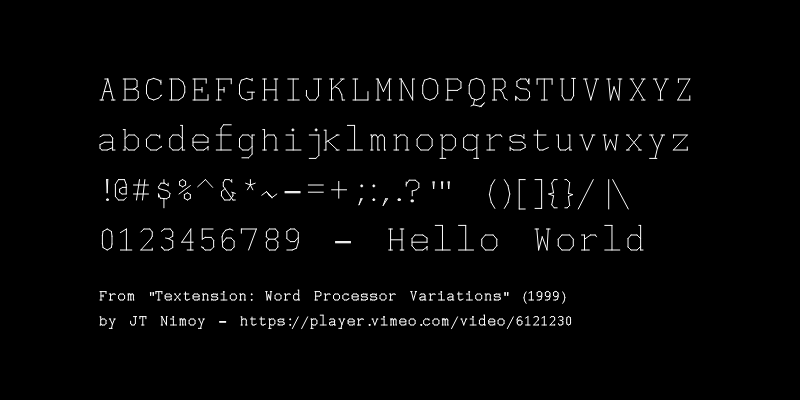
Frame 1 (no input)
Frame 60 (no input): identical to frame 1, image omitted
Frame 120 (the mouse pressed at the canvas centre since frame 60): identical to frame 1, image omitted

The p5.js sketch that drew this single still picture (run headless with seeded random() and noise() and a simulated clock; from frame 60 on, the mouse is pressed at the canvas centre):

// p5.js sketch
// ── sketch.js
// This is a p5.js recovery of the handcoded monoline font from
// "Textension: Word Processor Variations", a Windows 95/98/XP program
// developed by JT Nimoy in 1999 at the Aesthetics & Computation Group
// of the MIT Media Laboratory. A screen recording of Textension 
// can be found at https://player.vimeo.com/video/6121230.
// Additional documentation may be found at: 
// https://jtnimoy.cc/item.php%3Fhandle=14882287-textension-word-processor-variations.html
//
// Nimoy wrote: 
// "Textension was a collection of 10 interactive experiments in making 
// creative variations of word processing applications. It was my response 
// as an artist to the way programmers always use the typewriter metaphor 
// when they are creating a typesetting application. Textension combines 
// the metaphor of the typewriter with that of other things in the 
// physical world, such as the act of blowing soap bubbles."
//
// Textension font data was extracted by Kyle McDonald by decompiling the
// Textension.exe at https://acid-play.com/download/textension with Hex-Rays.
// p5.js display program by Golan Levin, May 2025.


const DEFAULT_SCALE = 30;
let textensionDataInt8 = [];
let glyphData = {};


function setup() {
  createCanvas(800, 400);
  loadTextensionData();
}


function draw() {
  background("black");
  stroke("white");
  drawString("ABCDEFGHIJKLMNOPQRSTUVWXYZ", 100, 100, 30, 1);
  drawString("abcdefghijklmnopqrstuvwxyz", 100, 150, 30, 1);
  drawString("!@#$%^&*~-=+;:,.?'\" ()[]{}/|\\", 100, 200, 30, 1);
  drawString("0123456789 - Hello World", 100, 250, 30, 1);
  
  drawString(
    'From "Textension: Word Processor Variations" (1999)',
    100, 300, 12, 1);
  drawString(
    "by JT Nimoy - https://player.vimeo.com/video/6121230",
    100, 325, 12, 1);
}


function drawGlyph(whichGlyph, x, y, glyphScale = 20, lineTh = 1) {
  if (!glyphData[whichGlyph]) {
    console.warn("Symbol not found:", whichGlyph);
    return;
  }
  let glyphObj = glyphData[whichGlyph];
  let paths = glyphObj.paths;

  push();
  translate(x, y);
  scale(glyphScale, glyphScale);
  strokeWeight(lineTh / glyphScale);
  noFill();
  for (let path of paths) {
    beginShape();
    for (let pt of path) {
      vertex(pt[0], pt[1]);
    }
    endShape();
  }
  pop();
}


function drawString(txt, startX, startY, sc = DEFAULT_SCALE, th = 1) {
  let x = startX;
  let y = startY;

  for (let c of txt) {
    if (!glyphData[c]) {
      x += sc;
      continue;
    }

    let glyphObj = glyphData[c];
    drawGlyph(c, x, y, sc, th);

    let glyphWidth = glyphObj.w !== undefined ? glyphObj.w : 1;
    x += glyphWidth * 1.55 * sc;
  }
}


function loadTextensionData() {
  for (let j = 0; j < decompiledTextensionData.length; j++) {
    let aChar = decompiledTextensionData[j];
    let code = aChar.charCodeAt(0);
    let int8 = code > 127 ? code - 256 : code;
    textensionDataInt8[j] = int8;
  }

  let i = 0;
  while (i < textensionDataInt8.length) {
    let j = i;
    let aChar = decompiledTextensionData[j];
    let code = aChar.charCodeAt(0);
    let coords = [];
    while (code != 13 && j < textensionDataInt8.length) {
      code = decompiledTextensionData[j].charCodeAt(0);
      if (j > i && code != 13) {
        coords.push(textensionDataInt8[j]);
      }
      j++;
    }
    if (coords.length % 4 === 0) {
      let raw = [];
      for (let k = 0; k + 3 < coords.length; k += 4) {
        let x1 = coords[k];
        let y1 = coords[k + 1];
        let x2 = coords[k + 2];
        let y2 = coords[k + 3];
        raw.push([x1, y1, x2, y2]);
      }
      glyphData[aChar] = { raw: raw };
    }
    i = j;
  }

  for (let whichGlyph in glyphData) {
    let glyphObj = glyphData[whichGlyph];
    let paths = parseRawGlyph(glyphObj);
    glyphObj.paths = paths;
  }
}


function parseRawGlyph(glyphObj) {
  let paths = [];
  for (let seg of glyphObj.raw) {
    let [x1, y1, x2, y2] = seg;
    let p1 = [x1 * 0.01, -y1 * 0.01];
    let p2 = [x2 * 0.01, -y2 * 0.01];
    paths.push([p1, p2]);
  }
  let xmax = Math.max(...paths.flat().map((p) => p[0]));
  glyphObj.w = xmax;
  return paths;
}


// Data extracted by Kyle McDonald from the decompilation of
// Textension at https://acid-play.com/download/textension
let decompiledTextensionData = [
  '"',
  "2",
  "\x12",
  "D",
  "\r",
  "1",
  ",",
  "\0",
  "\x06",
  "\0",
  "\x1A",
  "F",
  "\x1A",
  "\0",
  "\x06",
  ":",
  "\x1A",
  "F",
  "\r",
  "2",
  "\x10",
  "F",
  "\x06",
  "<",
  "$",
  "F",
  "\x10",
  "F",
  ",",
  "<",
  "$",
  "F",
  ",",
  ".",
  ",",
  "<",
  "(",
  "&",
  ",",
  ".",
  "\x06",
  "\0",
  "(",
  "&",
  ",",
  "\0",
  "\x06",
  "\0",
  ",",
  "\x06",
  ",",
  "\0",
  "\r",
  "3",
  "\x10",
  "F",
  "\x06",
  ">",
  "$",
  "F",
  "\x10",
  "F",
  ",",
  "<",
  "$",
  "F",
  ",",
  ".",
  ",",
  "<",
  " ",
  "&",
  ",",
  ".",
  "\x1E",
  "&",
  "\x14",
  "(",
  ",",
  "\x1E",
  "\x1E",
  "&",
  ",",
  "\b",
  ",",
  "\x1E",
  "\x1E",
  "\0",
  ",",
  "\b",
  "\x10",
  "\0",
  "\x1E",
  "\0",
  "\x06",
  "\n",
  "\x10",
  "\0",
  "\x06",
  "\n",
  "\f",
  "\x06",
  "\r",
  "4",
  "$",
  "F",
  "\x06",
  "\x1A",
  "$",
  "\0",
  "$",
  "F",
  "\x18",
  "\0",
  ",",
  "\0",
  ",",
  "\x1A",
  "\x06",
  "\x1A",
  "\r",
  "5",
  "\x06",
  "F",
  "*",
  "F",
  "\x06",
  "$",
  "\x06",
  "F",
  "\x10",
  "*",
  "\x06",
  "$",
  "$",
  "*",
  "\x10",
  "*",
  ",",
  " ",
  "$",
  "*",
  ",",
  "\n",
  ",",
  " ",
  '"',
  "\0",
  ",",
  "\n",
  "\x10",
  "\0",
  '"',
  "\0",
  "\x04",
  "\n",
  "\x10",
  "\0",
  "\x04",
  "\n",
  "\n",
  "\b",
  "\r",
  "6",
  "\x12",
  "(",
  "\x06",
  "\x18",
  '"',
  "(",
  "\x12",
  "(",
  ",",
  "\x1E",
  '"',
  "(",
  ",",
  "\n",
  ",",
  "\x1E",
  '"',
  "\0",
  ",",
  "\n",
  "\x12",
  "\0",
  '"',
  "\0",
  "\x06",
  "\n",
  "\x12",
  "\0",
  "\x04",
  ",",
  "\x06",
  "\n",
  "\b",
  "8",
  "\x04",
  ",",
  "\x10",
  "B",
  "\b",
  "8",
  "\x1E",
  "F",
  "\x10",
  "B",
  "(",
  "B",
  "\x1E",
  "F",
  "\r",
  "7",
  "\0",
  "F",
  "\0",
  "8",
  "2",
  "F",
  "\0",
  "F",
  "\x18",
  "\0",
  "2",
  "F",
  "\r",
  "8",
  "$",
  "\0",
  "\x10",
  "\0",
  ",",
  "\n",
  "$",
  "\0",
  ",",
  "\x1A",
  ",",
  "\n",
  '"',
  "$",
  ",",
  "\x1A",
  "\x0E",
  "$",
  '"',
  "$",
  "\x06",
  "\x1A",
  "\x0E",
  "$",
  "\x06",
  "\n",
  "\x06",
  "\x1A",
  "\x06",
  "\n",
  "\x10",
  "\0",
  "\x06",
  ",",
  "\x0E",
  "$",
  "\x06",
  "<",
  "\x06",
  ",",
  "\x10",
  "F",
  "\x06",
  "<",
  "$",
  "F",
  "\x10",
  "F",
  ",",
  "<",
  "$",
  "F",
  ",",
  ",",
  ",",
  "<",
  ",",
  ",",
  '"',
  "$",
  "\r",
  "9",
  "\x18",
  "\0",
  "\x06",
  "\0",
  "&",
  "\x06",
  "\x18",
  "\0",
  ",",
  "\x1A",
  "&",
  "\x06",
  ",",
  ":",
  ",",
  "\x1A",
  " ",
  "F",
  ",",
  ":",
  "\x12",
  "F",
  " ",
  "F",
  " ",
  "\x1C",
  ",",
  "*",
  "\x12",
  "\x1C",
  " ",
  "\x1C",
  "\x06",
  "&",
  "\x12",
  "\x1C",
  "\x06",
  ">",
  "\x06",
  "&",
  "\x06",
  ">",
  "\x12",
  "F",
  "\r",
  "0",
  "\n",
  ">",
  "\x18",
  "F",
  "\b",
  "0",
  "\n",
  ">",
  "\b",
  "\x16",
  "\b",
  "0",
  "\n",
  "\b",
  "\b",
  "\x16",
  "\x18",
  "\0",
  "\n",
  "\b",
  "&",
  "\b",
  "\x18",
  "\0",
  "(",
  "\x14",
  "&",
  "\b",
  "(",
  ".",
  "(",
  "\x14",
  "&",
  ">",
  "(",
  ".",
  "\x18",
  "F",
  "&",
  ">",
  "\r",
  "-",
  "\0",
  "\x1A",
  "2",
  "\x1A",
  "\0",
  "\x1C",
  "2",
  "\x1C",
  "\0",
  "\x18",
  "2",
  "\x18",
  "\r",
  "=",
  "2",
  "2",
  "\0",
  "2",
  "\0",
  "\x1A",
  "2",
  "\x1A",
  "\r",
  "~",
  "2",
  "\x14",
  '"',
  "\b",
  "\0",
  "\x10",
  "\x10",
  "\x1C",
  "\x10",
  "\x1C",
  "\x18",
  "\x10",
  '"',
  "\b",
  "\x18",
  "\x10",
  '"',
  "\b",
  "\x1A",
  "\x12",
  "\x1A",
  "\x12",
  "\x10",
  "\x1C",
  "\r",
  "!",
  "\x18",
  "\x18",
  "\x16",
  "D",
  "\x16",
  "D",
  "\x1A",
  "D",
  "\x1A",
  "D",
  "\x18",
  "\x18",
  "\x18",
  "\xFE",
  "\x18",
  "\x04",
  "\x1A",
  "\xFE",
  "\x1A",
  "\x04",
  "\x16",
  "\0",
  "\x16",
  "\x02",
  "\x1C",
  "\0",
  "\x1C",
  "\x02",
  "\r",
  "@",
  "$",
  "\0",
  ",",
  "\b",
  "\x12",
  "\0",
  "$",
  "\0",
  "\b",
  "\f",
  "\x12",
  "\0",
  "\b",
  "4",
  "\b",
  "\f",
  "\x12",
  "D",
  "\b",
  "4",
  "&",
  "D",
  "\x12",
  "D",
  ",",
  "4",
  "&",
  "D",
  ",",
  "\x14",
  ",",
  "4",
  "\x1E",
  "\x14",
  ",",
  "\x14",
  "\x16",
  "\x1A",
  "\x1E",
  "\x14",
  "\x16",
  "$",
  "\x16",
  "\x1A",
  " ",
  "*",
  "\x16",
  "$",
  ",",
  "*",
  " ",
  "*",
  "\r",
  "#",
  "\0",
  "2",
  "2",
  "2",
  "\0",
  "\x14",
  "2",
  "\x14",
  "\x14",
  "D",
  "\n",
  "\0",
  "\x1E",
  "\0",
  "&",
  "D",
  "\r",
  "$",
  "&",
  "0",
  "&",
  "8",
  "\x1A",
  "8",
  "&",
  "0",
  "\x0E",
  "8",
  "\x1A",
  "8",
  "\x06",
  ",",
  "\x0E",
  "8",
  "\b",
  "&",
  "\x06",
  ",",
  "$",
  "\x1E",
  "\b",
  "&",
  ",",
  "\x16",
  "$",
  "\x1E",
  "*",
  "\n",
  ",",
  "\x16",
  " ",
  "\x04",
  "*",
  "\n",
  "\f",
  "\x06",
  " ",
  "\x04",
  "\x06",
  "\x14",
  "\f",
  "\x06",
  "\x06",
  "\x14",
  "\x06",
  "\n",
  "\x18",
  "\xE6",
  "\x18",
  "\x04",
  "\x18",
  "D",
  "\x18",
  "8",
  "\r",
  "%",
  "\x06",
  "\x14",
  ",",
  "0",
  "\x12",
  "D",
  "\b",
  ">",
  "\b",
  ">",
  "\b",
  "2",
  "\b",
  "2",
  "\x12",
  ",",
  "\x12",
  ",",
  "\x1C",
  "2",
  "\x1C",
  "2",
  "\x1C",
  ">",
  "\x1C",
  ">",
  "\x12",
  "D",
  '"',
  "\x18",
  "\x18",
  "\x12",
  "\x18",
  "\x12",
  "\x18",
  "\x06",
  "\x18",
  "\x06",
  '"',
  "\0",
  '"',
  "\0",
  ",",
  "\x06",
  ",",
  "\x06",
  ",",
  "\x12",
  '"',
  "\x18",
  ",",
  "\x12",
  "\r",
  "^",
  "\0",
  ",",
  "\x1A",
  "D",
  "\x1A",
  "D",
  "2",
  "*",
  "\r",
  "&",
  "0",
  "\0",
  "(",
  "\0",
  "(",
  "\0",
  "\b",
  ".",
  "\b",
  ".",
  "\b",
  ":",
  "\b",
  ":",
  "\x0E",
  "D",
  "\x0E",
  "D",
  "\x1C",
  "D",
  "\x1C",
  "D",
  "$",
  "<",
  "$",
  "D",
  "$",
  "<",
  "\x0E",
  "&",
  "\x02",
  "\x1C",
  "\x02",
  "\x1C",
  "\x02",
  "\x0E",
  "\x02",
  "\x0E",
  "\f",
  "\0",
  "\f",
  "\0",
  "\x1E",
  "\0",
  "\x1E",
  "\0",
  "(",
  "\x0E",
  "(",
  "\x0E",
  "(",
  "\x18",
  "0",
  "\x16",
  "$",
  "\x1A",
  "\r",
  "*",
  "\x18",
  "D",
  "\x18",
  "2",
  "\x18",
  "2",
  "\x0E",
  '"',
  "\x18",
  "2",
  " ",
  '"',
  "\b",
  "8",
  "\x18",
  "2",
  "(",
  "8",
  "\x18",
  "2",
  "\r",
  "(",
  "\x14",
  "0",
  "\x0E",
  "\x12",
  "\x0E",
  "\x12",
  "\x14",
  "\xF8",
  "\x14",
  "\xF8",
  " ",
  "\xE4",
  "\x14",
  "0",
  " ",
  "D",
  "\r",
  ")",
  "\x0E",
  "D",
  "\x1A",
  "0",
  "\x1A",
  "0",
  " ",
  "\x14",
  " ",
  "\x14",
  "\x1A",
  "\xF8",
  "\x1A",
  "\xF8",
  "\x0E",
  "\xE4",
  "\r",
  "_",
  "\0",
  "\xE2",
  "2",
  "\xE2",
  "\r",
  "+",
  "\0",
  '"',
  "2",
  '"',
  "\x18",
  ">",
  "\x18",
  "\x06",
  "\r",
  "q",
  "2",
  "2",
  ",",
  "2",
  ",",
  "2",
  ",",
  "\xE4",
  "2",
  "\xE4",
  '"',
  "\xE4",
  ",",
  "\b",
  "\x1E",
  "\0",
  "\x1E",
  "\0",
  "\f",
  "\0",
  "\f",
  "\0",
  "\0",
  "\b",
  "\0",
  "\b",
  "\0",
  "(",
  "\0",
  "(",
  "\f",
  "2",
  "\f",
  "2",
  "\x1E",
  "2",
  "\x1E",
  "2",
  ",",
  "(",
  "\r",
  "w",
  "\0",
  "2",
  "\n",
  "2",
  "2",
  "2",
  "(",
  "2",
  "\x04",
  "2",
  "\n",
  "\0",
  "\n",
  "\0",
  "\x18",
  '"',
  "\x18",
  '"',
  "(",
  "\0",
  "(",
  "\0",
  ".",
  "2",
  "\r",
  "e",
  "\0",
  "\x1A",
  "2",
  "\x1A",
  "2",
  "\x1A",
  "2",
  "(",
  "2",
  "(",
  "$",
  "2",
  "$",
  "2",
  "\n",
  "2",
  "\n",
  "2",
  "\0",
  "&",
  "\0",
  "&",
  "\0",
  "\x0E",
  "\0",
  "\x0E",
  "\f",
  "\0",
  "\f",
  "\0",
  "$",
  "\0",
  "$",
  "\0",
  "2",
  "\n",
  "2",
  "\0",
  "2",
  "\f",
  "\r",
  "r",
  "\0",
  "2",
  "\n",
  "2",
  "\n",
  "2",
  "\n",
  "\0",
  "\n",
  "$",
  "\x1E",
  "2",
  "\x1E",
  "2",
  ".",
  "2",
  ".",
  "2",
  "2",
  ",",
  "\0",
  "\0",
  "\x1A",
  "\0",
  "\r",
  "t",
  " ",
  "\0",
  "2",
  "\b",
  "\x14",
  "\0",
  " ",
  "\0",
  "\x0E",
  "\b",
  "\x14",
  "\0",
  "\x0E",
  "B",
  "\x0E",
  "\b",
  "*",
  "2",
  "\x02",
  "2",
  "\r",
  "y",
  "\0",
  "2",
  "\f",
  "2",
  "2",
  "2",
  "&",
  "2",
  "\x06",
  "2",
  "\x1A",
  "\x06",
  ",",
  "2",
  "\x1A",
  "\x06",
  "\x1A",
  "\x06",
  "\x12",
  "\xE4",
  "\x18",
  "\xE4",
  "\0",
  "\xE4",
  "\r",
  "u",
  "\0",
  "2",
  "\x06",
  "2",
  "\x06",
  "2",
  "\x06",
  "\n",
  "\x06",
  "\n",
  "\f",
  "\0",
  "\f",
  "\0",
  "\x1E",
  "\0",
  "\x1E",
  "\0",
  ",",
  "\n",
  ",",
  "2",
  ",",
  "\0",
  ",",
  "\0",
  "2",
  "\0",
  ",",
  "2",
  "&",
  "2",
  "\r",
  "i",
  "\x18",
  "\0",
  "\x18",
  "2",
  "\x18",
  "2",
  "\0",
  "2",
  "\x16",
  "F",
  "\x16",
  "@",
  "\x18",
  "F",
  "\x18",
  "@",
  "\x1A",
  "B",
  "\x1A",
  "D",
  "\x14",
  "B",
  "\x14",
  "D",
  "2",
  "\0",
  "\0",
  "\0",
  "\r",
  "o",
  "\0",
  "\x0E",
  "\f",
  "\0",
  "\f",
  "\0",
  "&",
  "\0",
  "&",
  "\0",
  "2",
  "\x0E",
  "2",
  "\x0E",
  "2",
  "$",
  "2",
  "$",
  "&",
  "2",
  "&",
  "2",
  "\f",
  "2",
  "\f",
  "2",
  "\0",
  "$",
  "\0",
  "$",
  "\0",
  "\x0E",
  "\r",
  "p",
  "\0",
  "2",
  "\x06",
  "2",
  "\x06",
  "2",
  "\x06",
  "\xE4",
  "\x06",
  "&",
  "\x12",
  "2",
  "\x12",
  "2",
  "&",
  "2",
  "&",
  "2",
  "2",
  "&",
  "2",
  "&",
  "2",
  "\x0E",
  "2",
  "\x0E",
  "&",
  "\0",
  "&",
  "\0",
  "\x12",
  "\0",
  "\x12",
  "\0",
  "\x06",
  "\b",
  "\xFF",
  "\xE4",
  "\x12",
  "\xE4",
  "\r",
  "[",
  '"',
  "D",
  "\x0E",
  "D",
  "\x0E",
  "D",
  "\x0E",
  "\xE2",
  "\x0E",
  "\xE2",
  '"',
  "\xE2",
  "\r",
  "]",
  "\x0E",
  "D",
  "$",
  "D",
  "$",
  "D",
  "$",
  "\xE4",
  "$",
  "\xE4",
  "\x0E",
  "\xE4",
  "\r",
  "\\",
  "4",
  "\xE2",
  "\0",
  "D",
  "\r",
  "Q",
  "\x06",
  "B",
  "\x18",
  "H",
  "\0",
  "0",
  "\x06",
  "B",
  "\0",
  "\x16",
  "\0",
  "0",
  "\b",
  "\x06",
  "\0",
  "\x16",
  "\x18",
  "\0",
  "\b",
  "\x06",
  "(",
  "\x06",
  "\x18",
  "\0",
  "2",
  "\x16",
  "(",
  "\x06",
  "2",
  "0",
  "2",
  "\x16",
  "*",
  "B",
  "2",
  "0",
  "*",
  "B",
  "\x18",
  "H",
  "\x12",
  "\x02",
  "\x0E",
  "\xF0",
  "\x06",
  "\xEC",
  "\x0E",
  "\xF0",
  "\x0E",
  "\xF0",
  "(",
  "\xEA",
  "(",
  "\xEA",
  "2",
  "\xF6",
  "$",
  "\xEA",
  "2",
  "\xF6",
  "\r",
  "W",
  "\0",
  "F",
  "\f",
  "F",
  "2",
  "F",
  "&",
  "F",
  "\x06",
  "F",
  "\f",
  "\0",
  "\f",
  "\0",
  "\x18",
  ",",
  "\x18",
  ",",
  "(",
  "\0",
  "(",
  "\0",
  ",",
  "F",
  "\r",
  "E",
  "\x06",
  "\0",
  "\x06",
  "F",
  ",",
  "F",
  "\0",
  "F",
  ",",
  "8",
  ",",
  "F",
  "2",
  "\0",
  "\0",
  "\0",
  "2",
  "\x12",
  "2",
  "\0",
  "\x1E",
  '"',
  "\x06",
  '"',
  "\x1E",
  "\x1A",
  "\x1E",
  "*",
  "\r",
  "R",
  "\0",
  "F",
  '"',
  "F",
  '"',
  "F",
  "*",
  "<",
  "*",
  "<",
  "*",
  ",",
  "*",
  ",",
  "\x1E",
  '"',
  "\x1E",
  '"',
  "\x06",
  '"',
  "\x06",
  "F",
  "\x06",
  "\0",
  "\0",
  "\0",
  "\x0E",
  "\0",
  '"',
  "\x18",
  "(",
  "\x06",
  "(",
  "\x06",
  "2",
  "\0",
  '"',
  "\x18",
  "\x18",
  '"',
  "\r",
  "T",
  "\0",
  "F",
  "\0",
  "4",
  "2",
  "F",
  "\0",
  "F",
  "2",
  "4",
  "2",
  "F",
  "\x18",
  "\0",
  "\x18",
  "F",
  '"',
  "\0",
  "\x0E",
  "\0",
  "\r",
  "Y",
  "\f",
  "F",
  "\0",
  "F",
  "&",
  "F",
  "2",
  "F",
  "\x18",
  "\x1C",
  "\x06",
  "F",
  "\x18",
  "\x1C",
  ",",
  "F",
  "\x18",
  "\x1C",
  "\x18",
  "\0",
  " ",
  "\0",
  "\x10",
  "\0",
  "\r",
  "U",
  "\0",
  "F",
  "\f",
  "F",
  "2",
  "H",
  "&",
  "H",
  "\x06",
  "F",
  "\x06",
  "\x0E",
  "\x06",
  "\x0E",
  "\x0E",
  "\0",
  "\x0E",
  "\0",
  "$",
  "\0",
  "$",
  "\0",
  ",",
  "\x0E",
  ",",
  "\x0E",
  ",",
  "H",
  "\r",
  "I",
  "\x06",
  "F",
  "*",
  "F",
  ",",
  "\0",
  "\x06",
  "\0",
  "\x18",
  "\0",
  "\x18",
  "F",
  "\r",
  "O",
  "\x06",
  "B",
  "\x18",
  "H",
  "\0",
  "0",
  "\x06",
  "B",
  "\0",
  "\x16",
  "\0",
  "0",
  "\b",
  "\x06",
  "\0",
  "\x16",
  "\x18",
  "\0",
  "\b",
  "\x06",
  "(",
  "\x06",
  "\x18",
  "\0",
  "2",
  "\x16",
  "(",
  "\x06",
  "2",
  "0",
  "2",
  "\x16",
  "*",
  "B",
  "2",
  "0",
  "*",
  "B",
  "\x18",
  "H",
  "\r",
  "P",
  "&",
  "F",
  "\0",
  "F",
  "2",
  "<",
  "&",
  "F",
  "2",
  "(",
  "2",
  "<",
  "&",
  " ",
  "2",
  "(",
  "\x06",
  " ",
  "&",
  " ",
  "\x06",
  "\0",
  "\x06",
  "F",
  "\x16",
  "\0",
  "\0",
  "\0",
  "\r",
  "{",
  " ",
  "D",
  "\x16",
  "D",
  "\x16",
  "D",
  "\x0E",
  "8",
  "\x0E",
  "8",
  "\x14",
  "\x18",
  "\x14",
  "\x18",
  "\x04",
  "\x14",
  "\x04",
  "\x14",
  "\x14",
  "\x0E",
  "\x14",
  "\x0E",
  "\x0E",
  "\xF0",
  "\x0E",
  "\xF0",
  "\x16",
  "\xE6",
  "\x16",
  "\xE6",
  " ",
  "\xE6",
  "\r",
  "}",
  "\b",
  "D",
  "\x0E",
  "D",
  "\x0E",
  "D",
  "\x18",
  ":",
  "\x18",
  ":",
  "\x14",
  "\x16",
  "\x14",
  "\x16",
  '"',
  "\x12",
  '"',
  "\x12",
  "\x14",
  "\f",
  "\x14",
  "\f",
  "\x18",
  "\xEE",
  "\x18",
  "\xEE",
  "\x10",
  "\xE6",
  "\x10",
  "\xE6",
  "\b",
  "\xE6",
  "\r",
  "|",
  "\x18",
  "\xE2",
  "\x18",
  "D",
  "\r",
  "a",
  "2",
  "\0",
  "*",
  "\0",
  "*",
  "\0",
  "*",
  "(",
  "*",
  "(",
  '"',
  "2",
  '"',
  "2",
  "\n",
  "2",
  "\n",
  "2",
  "\0",
  ",",
  "*",
  "\x1A",
  "\x10",
  "\x1A",
  "\x10",
  "\x1A",
  "\0",
  "\x12",
  "\0",
  "\x12",
  "\0",
  "\x06",
  "\0",
  "\x06",
  "\x06",
  "\0",
  "\x06",
  "\0",
  "\x18",
  "\0",
  "\x18",
  "\0",
  "*",
  "\b",
  "\r",
  "s",
  ".",
  "(",
  "$",
  "0",
  "$",
  "0",
  "\x10",
  "2",
  "\x10",
  "2",
  "\0",
  ",",
  "\0",
  ",",
  "\0",
  " ",
  "\0",
  " ",
  "\b",
  "\x1A",
  "\b",
  "\x1A",
  "(",
  "\x1A",
  "(",
  "\x1A",
  "2",
  "\x12",
  "2",
  "\x12",
  "2",
  "\b",
  "2",
  "\b",
  '"',
  "\0",
  '"',
  "\0",
  "\f",
  "\0",
  "\f",
  "\0",
  "\0",
  "\x06",
  "\0",
  "\xFE",
  "\0",
  "\n",
  ".",
  "4",
  ".",
  "&",
  "\r",
  "d",
  "2",
  "\0",
  "*",
  "\0",
  "*",
  "\0",
  "*",
  "R",
  "*",
  "R",
  "$",
  "R",
  "*",
  "&",
  "\x1E",
  "2",
  "\x1E",
  "2",
  "\n",
  "2",
  "\n",
  "2",
  "\0",
  "&",
  "\0",
  "&",
  "\0",
  "\n",
  "\0",
  "\n",
  "\n",
  "\0",
  "\n",
  "\0",
  "\x1E",
  "\0",
  "\x1E",
  "\0",
  "*",
  "\f",
  "\r",
  "f",
  "\0",
  "2",
  "2",
  "2",
  "\x10",
  "\0",
  "\x10",
  "H",
  "\x10",
  "H",
  "\x18",
  "T",
  "\x18",
  "T",
  "2",
  "T",
  "\0",
  "\0",
  "2",
  "\0",
  "\r",
  "g",
  "2",
  "2",
  "*",
  "2",
  "*",
  "2",
  "*",
  "\xF2",
  "*",
  "\xF2",
  "\x1E",
  "\xE6",
  "\x1E",
  "\xE6",
  "\b",
  "\xE6",
  "*",
  "\f",
  "\x1E",
  "\0",
  "\x1E",
  "\0",
  "\n",
  "\0",
  "\n",
  "\0",
  "\0",
  "\n",
  "\0",
  "\n",
  "\0",
  "&",
  "\0",
  "&",
  "\n",
  "2",
  "\n",
  "2",
  "\x1E",
  "2",
  "\x1E",
  "2",
  "*",
  "&",
  "\r",
  "h",
  "\x06",
  "D",
  "\0",
  "D",
  "\x06",
  "\0",
  "\x06",
  "D",
  "\f",
  "\0",
  "\0",
  "\0",
  "\x10",
  "2",
  "\x06",
  "(",
  "&",
  "2",
  "\x10",
  "2",
  ",",
  "(",
  "&",
  "2",
  ",",
  "\0",
  ",",
  "(",
  "&",
  "\0",
  "2",
  "\0",
  "\r",
  "j",
  "\0",
  "\xE4",
  "\x16",
  "\xE4",
  "\x16",
  "\xE4",
  " ",
  "\xEE",
  " ",
  "\xEE",
  " ",
  "2",
  " ",
  "2",
  "\0",
  "2",
  "\x18",
  "F",
  "\x18",
  "@",
  "\x16",
  "F",
  "\x16",
  "@",
  "\x1A",
  "B",
  "\x1A",
  "D",
  "\x14",
  "B",
  "\x14",
  "D",
  "\r",
  "k",
  "\0",
  "B",
  "\x06",
  "B",
  "\x06",
  "B",
  "\x06",
  "\0",
  "\x06",
  "\0",
  "\0",
  "\0",
  "\x06",
  "\x1A",
  ",",
  "2",
  "\f",
  "\x1E",
  ",",
  "\0",
  "2",
  "\0",
  "(",
  "\0",
  "2",
  "2",
  "(",
  "2",
  "\r",
  "l",
  "\x18",
  "\0",
  "\x18",
  "R",
  "\x18",
  "R",
  "\0",
  "R",
  "2",
  "\0",
  "\0",
  "\0",
  "\r",
  ";",
  "\x16",
  ",",
  "\x16",
  "2",
  "\x18",
  ",",
  "\x18",
  "2",
  "\x14",
  ".",
  "\x14",
  "0",
  "\x1A",
  "0",
  "\x1A",
  ".",
  "\x18",
  "\x04",
  "\x14",
  "\x04",
  "\x0E",
  "\xF0",
  "\x18",
  "\x04",
  "\x0E",
  "\xF0",
  "\x14",
  "\x04",
  "\r",
  "'",
  "\x16",
  "<",
  "\x18",
  "&",
  "\x1A",
  "<",
  "\x16",
  "<",
  "\x1A",
  "<",
  "\x18",
  "&",
  "\r",
  "A",
  "\x1A",
  "F",
  "\x06",
  "\0",
  ",",
  "\0",
  "\x1A",
  "F",
  "&",
  "\0",
  "2",
  "\0",
  "$",
  "\x1C",
  "\x0E",
  "\x1C",
  "\x1A",
  "F",
  "\x10",
  "F",
  "\0",
  "\0",
  "\f",
  "\0",
  "\r",
  "S",
  "\x0E",
  "\0",
  "\0",
  "\f",
  "&",
  "\0",
  "\x0E",
  "\0",
  ".",
  "\n",
  "&",
  "\0",
  ".",
  "\x1A",
  ".",
  "\n",
  "$",
  "$",
  ".",
  "\x1A",
  "\x10",
  "&",
  "$",
  "$",
  "\x04",
  ".",
  "\x10",
  "&",
  "\x04",
  ">",
  "\x04",
  ".",
  "\x10",
  "F",
  "\x04",
  ">",
  '"',
  "F",
  "\x10",
  "F",
  ",",
  "6",
  '"',
  "F",
  ",",
  "F",
  ",",
  "6",
  ",",
  "F",
  "*",
  ">",
  "\0",
  "\0",
  "\x02",
  "\b",
  "\0",
  "\f",
  "\0",
  "\0",
  "\r",
  "D",
  "\x1E",
  "F",
  "\0",
  "F",
  ",",
  "<",
  "\x1E",
  "F",
  "2",
  ",",
  ",",
  "<",
  "2",
  "\x1A",
  "2",
  ",",
  ",",
  "\n",
  "2",
  "\x1A",
  "\x1E",
  "\0",
  ",",
  "\n",
  "\0",
  "\0",
  "\x1E",
  "\0",
  "\x06",
  "F",
  "\x06",
  "\0",
  "\r",
  "F",
  "\b",
  "F",
  "\b",
  "\0",
  "2",
  "F",
  "\0",
  "F",
  "2",
  "6",
  "2",
  "F",
  "\x1A",
  '"',
  "\b",
  '"',
  "\x1A",
  "\x1A",
  "\x1A",
  "*",
  "\x10",
  "\0",
  "\0",
  "\0",
  "\r",
  "G",
  "\x06",
  "B",
  "\x18",
  "H",
  "\0",
  "2",
  "\x06",
  "B",
  "\0",
  "\x14",
  "\0",
  "2",
  "\b",
  "\x06",
  "\0",
  "\x14",
  "\x18",
  "\0",
  "\b",
  "\x06",
  "*",
  "\x04",
  "\x18",
  "\0",
  "*",
  "\x1A",
  "*",
  "\x04",
  "*",
  "B",
  "\x18",
  "H",
  "*",
  "@",
  "*",
  "H",
  "\x1A",
  "\x1A",
  "2",
  "\x1A",
  "\r",
  "H",
  "\f",
  "F",
  "\0",
  "F",
  "&",
  "F",
  "2",
  "F",
  "\f",
  "\0",
  "\0",
  "\0",
  "&",
  "\0",
  "2",
  "\0",
  ",",
  "\0",
  ",",
  "F",
  "\x06",
  "F",
  "\x06",
  "\0",
  ",",
  '"',
  "\x06",
  '"',
  "\r",
  "J",
  "\x18",
  "F",
  "2",
  "F",
  "(",
  "\x0E",
  "(",
  "F",
  "\x1E",
  "\0",
  "(",
  "\x0E",
  "\n",
  "\0",
  "\x1E",
  "\0",
  "\0",
  "\x0E",
  "\n",
  "\0",
  "\0",
  " ",
  "\0",
  "\x0E",
  "\r",
  "K",
  "\0",
  "F",
  "\f",
  "F",
  "\x06",
  "F",
  "\x06",
  "\0",
  "\0",
  "\0",
  "\f",
  "\0",
  "0",
  "F",
  "$",
  "F",
  ",",
  "F",
  "\x06",
  '"',
  "\x12",
  ",",
  "\x1E",
  "&",
  "\x1E",
  "&",
  "(",
  "\x12",
  "(",
  "\x12",
  "*",
  "\0",
  "*",
  "\0",
  "2",
  "\0",
  "\r",
  "L",
  "\x10",
  "F",
  "\0",
  "F",
  "\b",
  "\0",
  "\b",
  "F",
  "2",
  "\0",
  "\0",
  "\0",
  "2",
  "\x1C",
  "2",
  "\0",
  "\r",
  ":",
  "\x16",
  ",",
  "\x16",
  "2",
  "\x18",
  ",",
  "\x18",
  "2",
  "\x1A",
  ".",
  "\x1A",
  "0",
  "\x14",
  ".",
  "\x14",
  "0",
  "\x16",
  "\xFE",
  "\x16",
  "\x04",
  "\x18",
  "\xFE",
  "\x18",
  "\x04",
  "\x14",
  "\0",
  "\x14",
  "\x02",
  "\x1A",
  "\0",
  "\x1A",
  "\x02",
  "\r",
  '"',
  "\n",
  "<",
  "\f",
  "&",
  "\x0E",
  "<",
  "\n",
  "<",
  "\x0E",
  "<",
  "\f",
  "&",
  " ",
  "<",
  '"',
  "&",
  "$",
  "<",
  " ",
  "<",
  "$",
  "<",
  '"',
  "&",
  "\r",
  "z",
  "\x02",
  "(",
  "\x02",
  "2",
  "\x02",
  "2",
  "0",
  "2",
  "0",
  "2",
  "\x02",
  "\0",
  "\x02",
  "\0",
  "0",
  "\0",
  "0",
  "\0",
  "0",
  "\n",
  "\r",
  "x",
  "\0",
  "2",
  "\n",
  "2",
  "2",
  "2",
  "(",
  "2",
  "\0",
  "\0",
  "\n",
  "\0",
  "2",
  "\0",
  "(",
  "\0",
  "\x04",
  "2",
  ".",
  "\0",
  "\x04",
  "\0",
  ".",
  "2",
  "\r",
  "c",
  "2",
  "\f",
  '"',
  "\0",
  '"',
  "\0",
  "\x0E",
  "\0",
  "\x0E",
  "\0",
  "\0",
  "\f",
  "\0",
  "\f",
  "\0",
  "$",
  "\0",
  "$",
  "\x0E",
  "2",
  "\x0E",
  "2",
  '"',
  "2",
  '"',
  "2",
  ",",
  ",",
  ",",
  "2",
  ",",
  "(",
  "0",
  "\b",
  "2",
  "\f",
  "\r",
  "v",
  "\0",
  "2",
  "\n",
  "2",
  "2",
  "2",
  "(",
  "2",
  "\x06",
  "2",
  "\x18",
  "\0",
  "\x18",
  "\0",
  ",",
  "2",
  "\r",
  "b",
  "\0",
  "D",
  "\x06",
  "D",
  "\x06",
  "D",
  "\x06",
  "\0",
  "\x06",
  "\0",
  "\0",
  "\0",
  "\x06",
  "&",
  "\x12",
  "2",
  "\x12",
  "2",
  "&",
  "2",
  "&",
  "2",
  "2",
  "&",
  "2",
  "&",
  "2",
  "\f",
  "2",
  "\f",
  "&",
  "\0",
  "&",
  "\0",
  "\x12",
  "\0",
  "\x12",
  "\0",
  "\x06",
  "\f",
  "\r",
  "n",
  "\0",
  "2",
  "\b",
  "2",
  "\b",
  "2",
  "\b",
  "\0",
  "\0",
  "\0",
  "\x10",
  "\0",
  "2",
  "\0",
  "&",
  "\0",
  "\b",
  "&",
  "\x16",
  "2",
  "\x16",
  "2",
  "$",
  "2",
  "$",
  "2",
  ",",
  "*",
  ",",
  "*",
  ",",
  "\0",
  "\r",
  "m",
  "\0",
  "2",
  "\x04",
  "2",
  "\x04",
  "2",
  "\x04",
  "\0",
  "\x04",
  "*",
  "\n",
  "2",
  "\n",
  "2",
  "\x12",
  "2",
  "\x12",
  "2",
  "\x18",
  "*",
  "\x18",
  "*",
  "\x18",
  "\0",
  "\x18",
  "*",
  " ",
  "2",
  " ",
  "2",
  "(",
  "2",
  "(",
  "2",
  ".",
  "*",
  ".",
  "*",
  ".",
  "\0",
  "2",
  "\0",
  ".",
  "\0",
  "\x1E",
  "\0",
  "\x18",
  "\0",
  "\0",
  "\0",
  "\b",
  "\0",
  "\r",
  ",",
  "\x1C",
  "\x04",
  "\x16",
  "\x04",
  "\x0E",
  "\xEE",
  "\x1C",
  "\x04",
  "\x0E",
  "\xEE",
  "\x16",
  "\x04",
  "\r",
  ".",
  "\x16",
  "\x04",
  "\x16",
  "\xFE",
  "\x18",
  "\xFE",
  "\x18",
  "\x04",
  "\x1A",
  "\x04",
  "\x1A",
  "\xFE",
  "\x1C",
  "\x02",
  "\x1C",
  "\0",
  "\x14",
  "\x02",
  "\x14",
  "\0",
  "\r",
  "/",
  "\0",
  "\xE2",
  "2",
  "D",
  "\r",
  "Z",
  "\x06",
  "F",
  "\x06",
  ":",
  ",",
  "F",
  "\x06",
  "F",
  "\x04",
  "\0",
  ",",
  "F",
  ",",
  "\0",
  "\x04",
  "\0",
  ",",
  "\x0E",
  ",",
  "\0",
  "\r",
  "X",
  "\f",
  "F",
  "\0",
  "F",
  "&",
  "F",
  "2",
  "F",
  "\f",
  "\0",
  "\0",
  "\0",
  "2",
  "\0",
  "&",
  "\0",
  ".",
  "\0",
  "\x04",
  "F",
  "\x04",
  "\0",
  ".",
  "F",
  "\r",
  "C",
  "\x06",
  "B",
  "\x18",
  "H",
  "\0",
  "0",
  "\x06",
  "B",
  "\0",
  "\x16",
  "\0",
  "0",
  "\b",
  "\x06",
  "\0",
  "\x16",
  "\x18",
  "\0",
  "\b",
  "\x06",
  "(",
  "\x06",
  "\x18",
  "\0",
  "2",
  "\x10",
  "(",
  "\x06",
  "*",
  "B",
  "\x18",
  "H",
  "*",
  "B",
  "0",
  ":",
  "0",
  "4",
  "0",
  "B",
  "2",
  "\x10",
  ".",
  "\x0E",
  "\r",
  "V",
  "\f",
  "F",
  "\0",
  "F",
  "&",
  "F",
  "2",
  "F",
  "\x18",
  "\0",
  "\x06",
  "F",
  ",",
  "F",
  "\x18",
  "\0",
  "\r",
  "B",
  "\0",
  "F",
  "(",
  "F",
  "(",
  "F",
  ".",
  "@",
  ".",
  "@",
  ".",
  ",",
  ".",
  ",",
  '"',
  "$",
  '"',
  "$",
  "\x06",
  "$",
  "(",
  "$",
  "2",
  "\x1C",
  "2",
  "\x1C",
  "2",
  "\b",
  "2",
  "\b",
  "*",
  "\0",
  "*",
  "\0",
  "\0",
  "\0",
  "\x06",
  "\0",
  "\x06",
  "F",
  '"',
  "$",
  "(",
  "$",
  "\r",
  "N",
  "\x06",
  "F",
  "\0",
  "F",
  "\x06",
  "\0",
  "\x06",
  "F",
  ",",
  "\0",
  "\x06",
  "F",
  ",",
  "F",
  ",",
  "\0",
  "2",
  "F",
  ",",
  "F",
  "\f",
  "\0",
  "\0",
  "\0",
  "\r",
  "M",
  "&",
  "\0",
  "2",
  "\0",
  "\x06",
  "F",
  "\x06",
  "\0",
  "\x18",
  "\x1C",
  "\x06",
  "F",
  ",",
  "F",
  "\x18",
  "\x1C",
  ",",
  "\0",
  ",",
  "F",
  "\x06",
  "F",
  "\0",
  "F",
  ",",
  "F",
  "2",
  "F",
  "\f",
  "\0",
  "\0",
  "\0",
  "\r",
  "<",
  "\0",
  '"',
  "2",
  "D",
  "2",
  "\0",
  "\0",
  '"',
  "\r",
  ">",
  "2",
  " ",
  "\0",
  "D",
  "\0",
  "\0",
  "2",
  " ",
  "\r",
  "?",
  "\x18",
  "\xFA",
  "\x18",
  "\0",
  "\x16",
  "\xFA",
  "\x16",
  "\0",
  "\x1A",
  "\xFA",
  "\x1A",
  "\0",
  "\x1C",
  "\xFC",
  "\x1C",
  "\xFE",
  "\x14",
  "\xFC",
  "\x14",
  "\xFE",
  "\x18",
  "\x1E",
  "\x18",
  "\x0E",
  "&",
  '"',
  "\x18",
  "\x1E",
  ".",
  "*",
  "&",
  '"',
  ".",
  "8",
  ".",
  "*",
  '"',
  "B",
  ".",
  "8",
  "\x0E",
  "B",
  '"',
  "B",
  "\x04",
  "4",
  "\x0E",
  "B",
  "\x04",
  ".",
  "\x04",
  "<",
  "\r",
  "\x0F",
  "\0",
  "\0",
  "\0",
];
